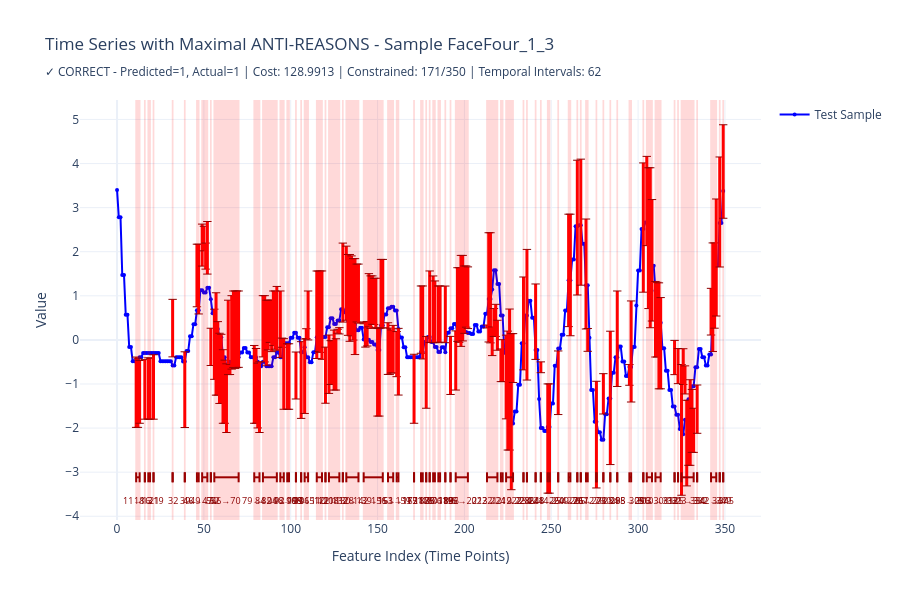

This figure's notebook cell:
### Code cell
# Plot 3: Time series with ANTI-REASON
fig = visualize_sample_with_icf(sample_id, tests_sample, feature_names, reason_type='anti_reasons')
if fig is not None:
    fig.show()
